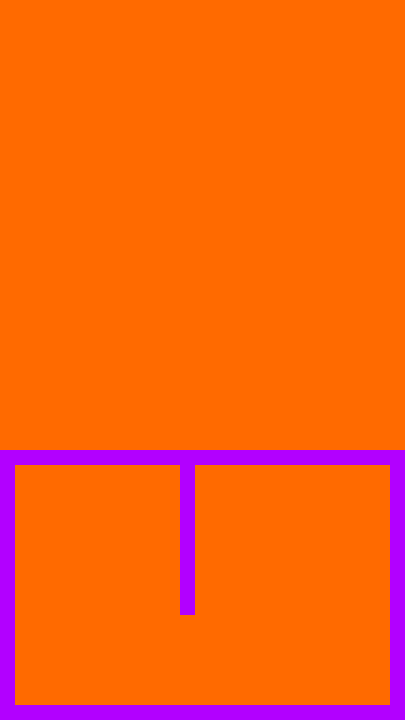

This game map was drawn from its Tiled (.tmx) file and the tilesets committed beside it. A one-line description and the full map source follow:
An orthogonal 27x48 tile map with 15x15 px tiles, 1 tile layer (Tile Layer 1), 4 tilesets and 15 objects.

<map version="1.0" tiledversion="1.1.5" orientation="orthogonal" renderorder="right-down" width="27" height="48" tilewidth="15" tileheight="15" infinite="0" nextobjectid="251">
 <tileset firstgid="1" name="tileset" tilewidth="15" tileheight="15" tilecount="10" columns="10">
  <image source="../gfx/tilesets/blocks.png" width="150" height="15" />
 </tileset>
 <tileset firstgid="11" name="button" tilewidth="15" tileheight="15" tilecount="1" columns="1">
  <image source="../gfx/images/button.png" width="15" height="15" />
 </tileset>
 <tileset firstgid="12" name="turret" tilewidth="15" tileheight="15" tilecount="2" columns="2">
  <image source="../gfx/images/turret.png" width="30" height="15" />
 </tileset>
 <tileset firstgid="14" name="door" tilewidth="30" tileheight="60" tilecount="4" columns="4">
  <image source="../gfx/tilesets/door.png" width="120" height="60" />
 </tileset>
 <layer name="Tile Layer 1" width="27" height="48">
  <data encoding="csv">
4,4,4,4,4,4,4,4,4,4,4,4,4,4,4,4,4,4,4,4,4,4,4,4,4,4,4,
4,4,4,4,4,4,4,4,4,4,4,4,4,4,4,4,4,4,4,4,4,4,4,4,4,4,4,
4,4,4,4,4,4,4,4,4,4,4,4,4,4,4,4,4,4,4,4,4,4,4,4,4,4,4,
4,4,4,4,4,4,4,4,4,4,4,4,4,4,4,4,4,4,4,4,4,4,4,4,4,4,4,
4,4,4,4,4,4,4,4,4,4,4,4,4,4,4,4,4,4,4,4,4,4,4,4,4,4,4,
4,4,4,4,4,4,4,4,4,4,4,4,4,4,4,4,4,4,4,4,4,4,4,4,4,4,4,
4,4,4,4,4,4,4,4,4,4,4,4,4,4,4,4,4,4,4,4,4,4,4,4,4,4,4,
4,4,4,4,4,4,4,4,4,4,4,4,4,4,4,4,4,4,4,4,4,4,4,4,4,4,4,
4,4,4,4,4,4,4,4,4,4,4,4,4,4,4,4,4,4,4,4,4,4,4,4,4,4,4,
4,4,4,4,4,4,4,4,4,4,4,4,4,4,4,4,4,4,4,4,4,4,4,4,4,4,4,
4,4,4,4,4,4,4,4,4,4,4,4,4,4,4,4,4,4,4,4,4,4,4,4,4,4,4,
4,4,4,4,4,4,4,4,4,4,4,4,4,4,4,4,4,4,4,4,4,4,4,4,4,4,4,
4,4,4,4,4,4,4,4,4,4,4,4,4,4,4,4,4,4,4,4,4,4,4,4,4,4,4,
4,4,4,4,4,4,4,4,4,4,4,4,4,4,4,4,4,4,4,4,4,4,4,4,4,4,4,
4,4,4,4,4,4,4,4,4,4,4,4,4,4,4,4,4,4,4,4,4,4,4,4,4,4,4,
4,4,4,4,4,4,4,4,4,4,4,4,4,4,4,4,4,4,4,4,4,4,4,4,4,4,4,
4,4,4,4,4,4,4,4,4,4,4,4,4,4,4,4,4,4,4,4,4,4,4,4,4,4,4,
4,4,4,4,4,4,4,4,4,4,4,4,4,4,4,4,4,4,4,4,4,4,4,4,4,4,4,
4,4,4,4,4,4,4,4,4,4,4,4,4,4,4,4,4,4,4,4,4,4,4,4,4,4,4,
4,4,4,4,4,4,4,4,4,4,4,4,4,4,4,4,4,4,4,4,4,4,4,4,4,4,4,
4,4,4,4,4,4,4,4,4,4,4,4,4,4,4,4,4,4,4,4,4,4,4,4,4,4,4,
4,4,4,4,4,4,4,4,4,4,4,4,4,4,4,4,4,4,4,4,4,4,4,4,4,4,4,
4,4,4,4,4,4,4,4,4,4,4,4,4,4,4,4,4,4,4,4,4,4,4,4,4,4,4,
4,4,4,4,4,4,4,4,4,4,4,4,4,4,4,4,4,4,4,4,4,4,4,4,4,4,4,
4,4,4,4,4,4,4,4,4,4,4,4,4,4,4,4,4,4,4,4,4,4,4,4,4,4,4,
4,4,4,4,4,4,4,4,4,4,4,4,4,4,4,4,4,4,4,4,4,4,4,4,4,4,4,
4,4,4,4,4,4,4,4,4,4,4,4,4,4,4,4,4,4,4,4,4,4,4,4,4,4,4,
4,4,4,4,4,4,4,4,4,4,4,4,4,4,4,4,4,4,4,4,4,4,4,4,4,4,4,
4,4,4,4,4,4,4,4,4,4,4,4,4,4,4,4,4,4,4,4,4,4,4,4,4,4,4,
4,4,4,4,4,4,4,4,4,4,4,4,4,4,4,4,4,4,4,4,4,4,4,4,4,4,4,
9,9,9,9,9,9,9,9,9,9,9,9,9,9,9,9,9,9,9,9,9,9,9,9,9,9,9,
9,4,4,4,4,4,4,4,4,4,4,4,9,4,4,4,4,4,4,4,4,4,4,4,4,4,9,
9,4,4,4,4,4,4,4,4,4,4,4,9,4,4,4,4,4,4,4,4,4,4,4,4,4,9,
9,4,4,4,4,4,4,4,4,4,4,4,9,4,4,4,4,4,4,4,4,4,4,4,4,4,9,
9,4,4,4,4,4,4,4,4,4,4,4,9,4,4,4,4,4,4,4,4,4,4,4,4,4,9,
9,4,4,4,4,4,4,4,4,4,4,4,9,4,4,4,4,4,4,4,4,4,4,4,4,4,9,
9,4,4,4,4,4,4,4,4,4,4,4,9,4,4,4,4,4,4,4,4,4,4,4,4,4,9,
9,4,4,4,4,4,4,4,4,4,4,4,9,4,4,4,4,4,4,4,4,4,4,4,4,4,9,
9,4,4,4,4,4,4,4,4,4,4,4,9,4,4,4,4,4,4,4,4,4,4,4,4,4,9,
9,4,4,4,4,4,4,4,4,4,4,4,9,4,4,4,4,4,4,4,4,4,4,4,4,4,9,
9,4,4,4,4,4,4,4,4,4,4,4,9,4,4,4,4,4,4,4,4,4,4,4,4,4,9,
9,4,4,4,4,4,4,4,4,4,4,4,4,4,4,4,4,4,4,4,4,4,4,4,4,4,9,
9,4,4,4,4,4,4,4,4,4,4,4,4,4,4,4,4,4,4,4,4,4,4,4,4,4,9,
9,4,4,4,4,4,4,4,4,4,4,4,4,4,4,4,4,4,4,4,4,4,4,4,4,4,9,
9,4,4,4,4,4,4,4,4,4,4,4,4,4,4,4,4,4,4,4,4,4,4,4,4,4,9,
9,4,4,4,4,4,4,4,4,4,4,4,4,4,4,4,4,4,4,4,4,4,4,4,4,4,9,
9,4,4,4,4,4,4,4,4,4,4,4,4,4,4,4,4,4,4,4,4,4,4,4,4,4,9,
9,9,9,9,9,9,9,9,9,9,9,9,9,9,9,9,9,9,9,9,9,9,9,9,9,9,9
</data>
 </layer>
 <objectgroup name="collision">
  <object id="75" x="0" y="705" width="405" height="15" />
  <object id="246" x="180" y="450" width="15" height="165" />
  <object id="247" x="0" y="450" width="180" height="15" />
  <object id="248" x="0" y="465" width="15" height="240" />
  <object id="249" x="195" y="450" width="210" height="15" />
  <object id="250" x="390" y="465" width="15" height="240" />
 </objectgroup>
 <objectgroup name="Button">
  <object id="245" gid="11" x="360" y="705" width="15" height="15" />
 </objectgroup>
 <objectgroup name="Turrets" />
 <objectgroup name="Doors">
  <object id="233" gid="14" x="270" y="705" width="30" height="60" />
  <object id="235" gid="14" x="270" y="645" width="30" height="60" />
  <object id="237" gid="14" x="270" y="585" width="30" height="60" />
  <object id="239" gid="14" x="300" y="705" width="30" height="60" />
  <object id="240" gid="14" x="300" y="645" width="30" height="60" />
  <object id="241" gid="14" x="300" y="585" width="30" height="60" />
  <object id="243" gid="14" x="270" y="525" width="30" height="60" />
  <object id="244" gid="14" x="300" y="525" width="30" height="60" />
 </objectgroup>
</map>
